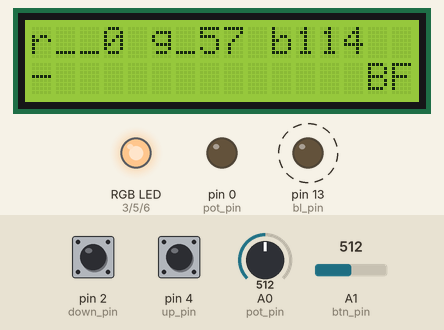
Simulated run of this sketch. Board: Arduino Uno, built with avr-gcc and run on an emulated ATmega328P. Shown: 16×2 character LCD, an RGB LED mixed from three pins (HIGH = lit), output pins drawn as LEDs (lit = HIGH). Dashed ring = blinking. The test bench sets the inputs (shaded band); at power-on: A0 (pot_pin) = 512, A1 (btn_pin) = 512, pin 2 (down_pin) HIGH, pin 4 (up_pin) HIGH. Dim RGB values are drawn brighter than linear; random numbers use the default seed unless the sketch sets one.

Above: at 5.69 s.
5.7 s: A0 (pot_pin) set to 665
At 5.9 s:
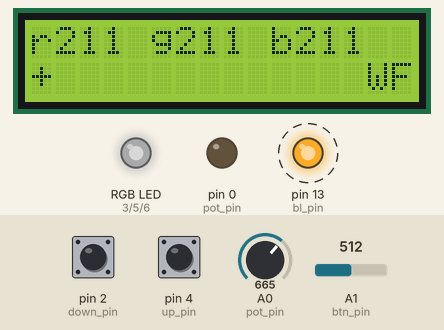
7.5 s: A0 (pot_pin) set to 695
At 7.94 s:
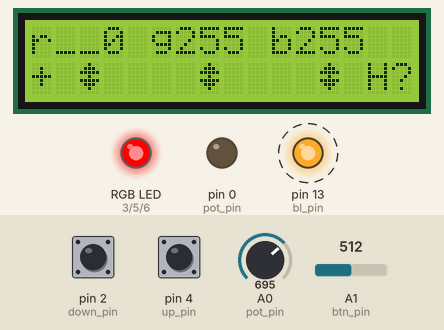
9.5 s: A0 (pot_pin) set to 306
At 9.62 s:
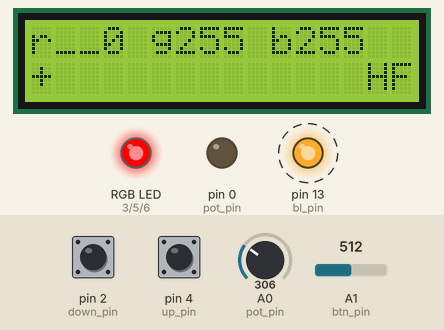
11.4 s: A1 (btn_pin) set to 716
At 11.93 s:
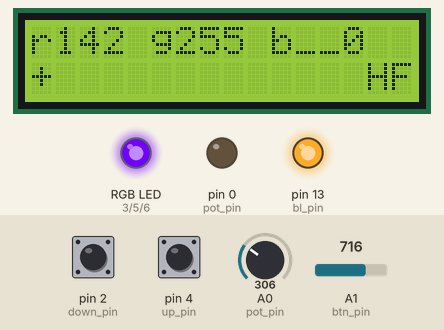
13.3 s: A1 (btn_pin) set to 2
16.3 s: A1 (btn_pin) set to 0
At 17.49 s:
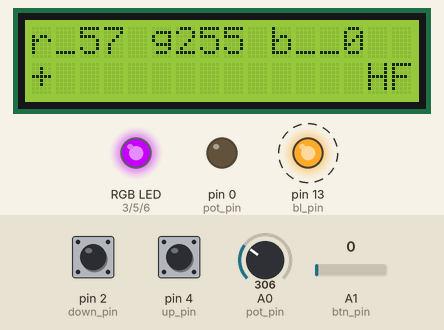
Timing chart, 0 to 21.3 s (numbered marks = the images above; inputs shaded):
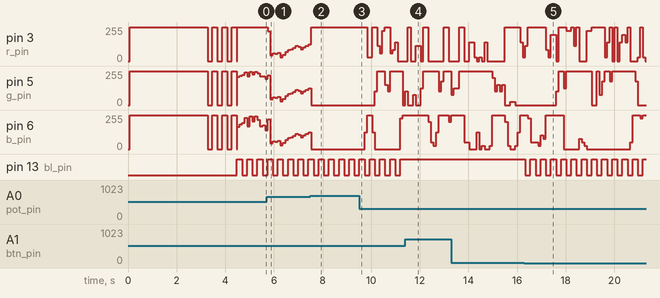

The sketch:

super_color.ino
```cpp
// include the library code:
#include <LiquidCrystal.h>

// pins
const uint8_t pot_pin = 0;
const uint8_t r_pin = 3;
const uint8_t g_pin = 5;
const uint8_t b_pin = 6;
const uint8_t up_pin = 4;
const uint8_t down_pin = 2;
const uint8_t btn_pin = A1;
const uint8_t bl_pin = 13;

// lcd positions
const uint8_t r_pos = 1;
const uint8_t g_pos = 6;
const uint8_t b_pos = 11;
const uint8_t m_pos = 14;

// color values
uint8_t r_val = 255;
uint8_t g_val = 255;
uint8_t b_val = 255;
uint8_t c_val = 255;

const uint8_t numcolors = 64;
const uint8_t colorbytes = 3;

uint8_t current_map[numcolors][colorbytes] = {};

// hue map
uint8_t hue_map[numcolors][colorbytes] = {{255,0,0},{255,26,0},{255,51,0},{255,77,0},{255,102,0},{255,128,0},{255,153,0},{255,179,0},{255,204,0},{255,230,0},{255,255,0},{255,255,0},{227,255,0},{198,255,0},{170,255,0},{142,255,0},{113,255,0},{85,255,0},{57,255,0},{28,255,0},{0,255,0},{0,255,0},{0,255,26},{0,255,51},{0,255,77},{0,255,102},{0,255,128},{0,255,153},{0,255,179},{0,255,204},{0,255,230},{0,255,255},{0,255,255},{0,230,255},{0,204,255},{0,179,255},{0,153,255},{0,128,255},{0,102,255},{0,77,255},{0,51,255},{0,26,255},{0,0,255},{0,0,255},{28,0,255},{57,0,255},{85,0,255},{113,0,255},{142,0,255},{170,0,255},{198,0,255},{227,0,255},{255,0,255},{255,0,255},{255,0,230},{255,0,204},{255,0,179},{255,0,153},{255,0,128},{255,0,102},{255,0,77},{255,0,51},{255,0,26},{255,0,0}};
// orange map
uint8_t orange_map[numcolors][colorbytes] = {{2,0,0},{7,2,0},{12,3,0},{17,4,0},{22,5,0},{27,7,0},{32,8,0},{37,9,0},{42,10,0},{47,12,0},{52,13,0},{56,14,0},{61,15,0},{66,17,0},{71,18,0},{76,19,0},{81,20,0},{86,21,0},{91,23,0},{96,24,0},{101,25,0},{105,26,0},{110,28,0},{115,29,0},{120,30,0},{125,31,0},{130,33,0},{135,34,0},{140,35,0},{145,36,0},{150,38,0},{155,39,0},{159,40,0},{164,41,0},{169,42,0},{174,43,0},{179,45,0},{184,46,0},{189,47,0},{194,48,0},{199,50,0},{203,51,0},{206,53,0},{209,56,0},{211,58,0},{214,61,0},{217,64,0},{219,66,0},{222,69,0},{224,71,0},{227,74,0},{230,77,0},{232,79,0},{235,82,0},{237,84,0},{240,87,0},{242,89,0},{245,92,0},{248,95,0},{250,97,0},{253,100,0},{255,103,0},{255,109,0},{255,116,0},};
// blue map
uint8_t blue_map[numcolors][colorbytes] = {{0,1,3},{0,4,9},{0,8,15},{0,11,21},{0,14,27},{0,17,34},{0,20,40},{0,23,46},{0,26,52},{0,29,59},{0,32,65},{0,35,70},{0,38,76},{0,41,83},{0,44,89},{0,47,95},{0,50,101},{0,53,107},{0,57,114},{0,60,120},{0,63,126},{0,66,131},{0,69,138},{0,72,144},{0,75,150},{0,78,156},{0,81,162},{0,84,169},{0,87,175},{0,90,181},{0,93,187},{0,96,193},{0,99,199},{0,102,205},{0,105,211},{0,108,218},{0,111,224},{0,115,230},{0,118,236},{0,121,242},{0,123,249},{0,127,254},{0,133,255},{0,137,255},{0,143,255},{0,149,255},{0,155,255},{0,161,255},{0,166,255},{0,172,255},{0,178,255},{0,184,255},{0,190,255},{0,195,255},{0,200,255},{0,206,255},{0,212,255},{0,218,255},{0,224,255},{0,229,255},{0,235,255},{0,241,255},{0,247,255},{0,253,255},};
// green map
uint8_t green_map[numcolors][colorbytes] = {{0,2,0},{0,7,0},{0,12,0},{0,16,0},{0,21,0},{0,26,0},{0,31,0},{0,36,0},{0,40,0},{0,44,0},{0,49,0},{0,54,0},{0,58,0},{0,63,0},{0,68,0},{0,73,0},{0,77,0},{0,82,0},{0,87,0},{0,92,0},{0,96,0},{0,101,0},{0,106,0},{0,110,0},{0,114,0},{0,119,0},{0,124,0},{0,129,0},{0,134,0},{0,138,0},{0,143,0},{0,148,0},{0,152,0},{0,157,0},{0,162,0},{0,166,0},{0,171,0},{0,176,0},{0,181,0},{0,186,0},{0,190,0},{0,194,0},{0,199,0},{0,204,0},{0,208,0},{0,213,0},{0,218,0},{0,223,0},{0,227,0},{0,232,0},{0,237,0},{0,242,0},{0,246,0},{0,251,0},{2,255,0},{14,255,0},{28,255,0},{41,255,0},{54,255,0},{67,255,0},{81,255,0},{85,255,0},{107,255,0},{121,255,0},};
// purple map
uint8_t purple_map[numcolors][colorbytes] = {{2,0,2},{6,0,6},{10,0,10},{14,0,14},{18,0,18},{22,0,22},{26,0,26},{30,0,30},{33,0,33},{37,0,37},{41,0,41},{45,0,45},{49,0,49},{53,0,53},{57,0,57},{61,0,61},{66,0,66},{70,0,70},{74,0,74},{78,0,78},{82,0,82},{86,0,86},{90,0,90},{94,0,94},{97,0,97},{101,0,101},{105,0,105},{109,0,109},{113,0,113},{117,0,117},{121,0,121},{125,0,125},{129,1,129},{133,3,133},{137,5,137},{141,7,141},{145,9,145},{149,11,149},{153,13,153},{157,15,157},{161,17,161},{165,19,165},{169,21,169},{173,23,173},{177,25,177},{181,27,181},{185,29,185},{189,31,189},{193,33,193},{197,35,197},{201,37,201},{205,39,205},{209,41,209},{213,43,213},{217,45,217},{221,47,221},{225,49,225},{229,51,229},{233,53,233},{237,55,237},{241,57,241},{245,59,245},{249,61,249},{253,63,253},};

char* c_label = "";
char* o_label = "";

boolean up_act = false;
boolean down_act = false;
boolean fast = false;

long press_millis = 0;
long ms = 0;
long pmc = 0;

unsigned int pval = 0;
unsigned long last_btn = 0;
unsigned int btn_delay = 200; // millis


// initialize the library with the numbers of the interface pins
LiquidCrystal lcd(12, 11, 10, 9, 8, 7);

// up arrow
// __#__
// _###_
// #####
// __#__
// __#__
// __#__
// _____
byte up_arr[8] = {B00100,B01110,B11111,B00100,B00100,B00100,B00000};

// down arrow
// _____
// __#__
// __#__
// __#__
// #####
// _###_
// __#__
byte dn_arr[8] = {B00000,B00100,B00100,B00100,B11111,B01110,B00100};

// wait arrow
// __#__
// _###_
// #####
// __#__
// #####
// _###_
// __#__
byte wt_arr[8] = {B00100,B01110,B11111,B00100,B11111,B01110,B00100};

// minimum arrow
// #####
// ##_##
// ##_##
// ##_##
// _____
// #___#
// ##_##
byte mn_arr[8] = {B11111,B11011,B11011,B11011,B00000,B10001,B11011};

// maximum arrow
// ##_##
// #___#
// _____
// ##_##
// ##_##
// ##_##
// #####
byte mx_arr[8] = {B11011,B10001,B00000,B11011,B11011,B11011,B11111};

unsigned int pcol = 0;

// previous colors
uint8_t p_r = 0;
uint8_t p_g = 0;
uint8_t p_b = 0;
uint8_t p_i = 0;

// current colors
uint8_t c_r = 0;
uint8_t c_g = 0;
uint8_t c_b = 0;
uint8_t c_i = 0;

// display values
uint8_t d_r = 0;
uint8_t d_g = 0;
uint8_t d_b = 0;

uint8_t flare = 0;
uint8_t icol = 0;
uint8_t coldelta = 0;
uint8_t scmode = 0;
uint8_t bstate = 0;
bool blstate = false;

void setup() {
	randomSeed(analogRead(1));
	// set pin modes
	pinMode(pot_pin, OUTPUT);
	pinMode(r_pin, OUTPUT);
	pinMode(g_pin, OUTPUT);
	pinMode(b_pin, OUTPUT);
	pinMode(up_pin, INPUT_PULLUP);
	pinMode(down_pin, INPUT_PULLUP);

	pinMode(btn_pin, INPUT);
	pinMode(bl_pin, OUTPUT);


	// start lcd
	lcd.begin(16, 2);

	// assign arrows to lcd custom characters
	lcd.createChar(1, up_arr);
	lcd.createChar(2, dn_arr);
	lcd.createChar(3, wt_arr);
	lcd.createChar(4, mn_arr);
	lcd.createChar(5, mx_arr);

	setColor(0, 0, 0);

	lcd.clear();

	lcd.setCursor(0,0);
	lcd.print("Knob: set mode");
	lcd.setCursor(0,1);
	lcd.print("Buttons: ");
	lcd.write(byte(1));
	lcd.print("/");
	lcd.write(byte(2));

	delay(3000);

	// blink white 4 times fast
	setColor(0, 0, 0);
	delay(200);
	setColor(255, 255, 255);
	delay(200);
	setColor(0, 0, 0);
	delay(200);
	setColor(255, 255, 255);
	delay(200);
	setColor(0, 0, 0);
	delay(200);
	setColor(255, 255, 255);
	delay(200);
	setColor(0, 0, 0);
	delay(200);
	setColor(255, 255, 255);

	pcol = random(numcolors);

	lcd.clear();
	lcd.setCursor(r_pos - 1, 0);
	lcd.print("r???");

	lcd.setCursor(g_pos - 1, 0);
	lcd.print("g???");

	lcd.setCursor(b_pos - 1, 0);
	lcd.print("b???");
	lcd.setCursor(0,1);
	lcd.print("                ");

	// done
}
/*

Mode Map
0	"W?"	white fader
1	"Y?"	yellow fader
2	"C?"	cyan fader
3	"M?"	magenta fader
4	"H?"	hue map cycle
5	"WF"	white flame
6	"OF"	orange flame
7	"BF"	blue flame
8	"GF"	green flame
9	"PF"	purple flame
10	"HF"	hue flame
11	"XX"	random
12	"R?"	red fader
13	"G?"	green fader
14	"B?"	blue fader
15	unused

*/

void loop() {
	ms = millis();

	lcd.setCursor(0, 1);
	bstate = analogRead(btn_pin);

	// check the button
	if (!bstate > 0 && (ms - last_btn >= btn_delay)) {
		// turn LED on:
		blstate = !blstate;
		lcd.print((blstate ? "+" : "-"));
		digitalWrite(bl_pin, (blstate ? HIGH : LOW));
		last_btn = ms;
	}

	pval = analogRead(pot_pin);
	up_act = !digitalRead(up_pin);
	down_act = !digitalRead(down_pin);

	scmode = constrain(map(pval, 0, 1023, 14, -1), 0, 14);

	switch (scmode) {
		case 0: // buttons control RGB
			c_label = "W?";

			break;
		case 1: // buttons control RG, B=0
			c_label = "Y?";

			if (b_val != 0) {
				b_val = 0;
			}
			if (r_val != g_val) {
				c_val = uint8_t((r_val + g_val) / 2);
			}

			break;
		case 2: // buttons control GB, R=0
			c_label = "C?";

			if (r_val != 0) {
				r_val = 0;
			}
			if (g_val != b_val) {
				c_val = uint8_t((g_val + b_val) / 2);
			}
			break;
		case 3: // buttons control RB, G=0
			c_label = "M?";

			if (g_val != 0) {
				g_val = 0;
			}
			if (r_val != b_val) {
				c_val = uint8_t((r_val + b_val) / 2);
			}

			break;
		case 4: // buttons loop through hue map
			c_label = "H?";

			if (current_map != hue_map) {
				memcpy(current_map, hue_map, sizeof(current_map)); //current_map = hue_map;
				//*current_map = hue_map;
			}

			break;
		case 5: // RGB flicker
			c_label = "WF";

			if (r_val != g_val || g_val != b_val) {
				c_val = uint8_t((r_val + g_val + b_val) / 3);
			}
			break;
		case 6: // orange map
			c_label = "OF";
			if (current_map != orange_map) {
				memcpy(current_map, orange_map, sizeof(current_map)); //current_map = orange_map;
			}
			break;
		case 7: // blue map
			c_label = "BF";
			if (current_map != blue_map) {
				memcpy(current_map, blue_map, sizeof(current_map)); //current_map = blue_map;
				//current_map = blue_map;
			}
			break;
		case 8: //	green map
			c_label = "GF";
			if (current_map != green_map) {
				memcpy(current_map, green_map, sizeof(current_map)); //current_map = green_map;
				//current_map = green_map;
			}
			break;
		case 9: // purple map
			c_label = "PF";
			if (current_map != purple_map) {
				memcpy(current_map, purple_map, sizeof(current_map)); //current_map = purple_map;
				//current_map = purple_map;
			}
			break;
		case 10: // hue map
			c_label = "HF";
			if (current_map != hue_map) {
				memcpy(current_map, hue_map, sizeof(current_map)); //current_map = hue_map;
				//current_map = hue_map;
			}
			break;
		case 11: // random
			c_label = "XX";
			break;
		case 12: // Set R
			c_label = "R?";
			c_val = r_val;
			break;
		case 13: // Set G
			c_label = "G?";
			c_val = g_val;
			break;
		case 14: // Set B
			c_label = "B?";
			c_val = b_val;
			break;
	}

	lcd.setCursor(m_pos, 1);
	lcd.print(c_label);

	// one button pressed
	if ((up_act == true && down_act == false) || (down_act == true && up_act == false)) {
		pmc++;

		if (press_millis == 0) {
			press_millis = ms;
		}

		if (press_millis > 0 && ms - press_millis >= 1000) {
			fast = true;
		}

		// up button pressed
		if (up_act == true && (scmode == 4 || c_val < 255)) {
			c_val++;
		}

		// down button pressed
		if (down_act == true && (scmode == 4 || c_val > 0)) {
			c_val--;
		}
	}

	// neither button pressed
	if (up_act == false && down_act == false) {
		press_millis = 0;
		pmc = 0;
		fast = false;
	}

	// flame modes: 5, 6, 7, 8, 9, 10
	if (c_label[1] == 'F') {
		if (c_label == "WF") {
			coldelta = random(1,4) * random(3,12);
			flare = random(64);
		}
		else {
			coldelta = random(1,3) * random(0, 8);
			flare = random(16);
		}

		if (random(6) < 3) {
			if (c_label == "WF") {
				c_val += coldelta;
			}
			else {
				icol = pcol + coldelta;
			}
		}
		else {
			if (c_label == "WF") {
				c_val -= coldelta;
			}
			else {
				icol = pcol - coldelta;
			}
		}

		if (random(16) == 0) {
			if (c_label == "WF") {
				c_val += flare * 4;
			}
			else {
				icol += flare;
			}
		}

		if (c_label == "WF") {
			r_val = constrain(c_val, 0, 255);
			g_val = r_val;
			b_val = r_val;
		}
		else if (c_label == "HF") {
			if (icol < 0) {
				icol += numcolors;
			}
			if (icol >= numcolors) {
				icol -= numcolors;
			}
		}
		else {
			icol = constrain(icol, 0, numcolors - 1);
		}
	}

	if (scmode == 0) { // "W?"
		r_val = c_val;
		g_val = c_val;
		b_val = c_val;
		setColor(r_val, g_val, b_val);
	}
	else if (scmode == 1) { // "Y?"
		r_val = c_val;
		g_val = c_val;
		b_val = 0;
		setColor(r_val, g_val, b_val);
	}
	else if (scmode == 2) { // "C?"
		r_val = 0;
		g_val = c_val;
		b_val = c_val;
		setColor(r_val, g_val, b_val);
	}
	else if (scmode == 3) { // "M?"
		r_val = c_val;
		g_val = 0;
		b_val = c_val;
		setColor(r_val, g_val, b_val);
	}
	else if (scmode == 4) { // "H?"
		if (c_val > 255) {
			c_val -= 255;
		}
		else if (c_val < 0) {
			c_val += 255;
		}

		icol = map(c_val, 0, 255, 0, numcolors - 1);
	}
	else if (scmode == 5) {
		setColor(r_val, g_val, b_val);
	}

	// mapped modes
	if (scmode == 4 || scmode == 6 || scmode == 7 || scmode == 8 || scmode == 9 || scmode == 10) {
		setColorI(icol);
		r_val = current_map[icol][0];
		g_val = current_map[icol][1];
		b_val = current_map[icol][2];
	}
	else if (scmode == 11) { // random
		r_val = random(255);
		g_val = random(255);
		b_val = random(255);
		setColor(r_val, g_val, b_val);
	}
	else if (scmode == 12) { // "R?"
		r_val = c_val;
		setColor(c_val, g_val, b_val);
	}
	else if (scmode == 13) { // "G?"
		g_val = c_val;
		setColor(r_val, c_val, b_val);
	}
	else if (scmode == 14) { // "B?"
		b_val = c_val;
		setColor(r_val, g_val, c_val);
	}

	d_r = r_val;
	d_g = g_val;
	d_b = b_val;

	pcol = icol;

	// draw r value
	lcd.setCursor(r_pos, 0);
	if (d_r < 100) {
		lcd.print("_");
	}
	if (d_r < 10) {
		lcd.print("_");
	}
	lcd.print(d_r);

	// draw g value
	lcd.setCursor(g_pos, 0);
	if (d_g < 100) {
		lcd.print("_");
	}
	if (d_g < 10) {
		lcd.print("_");
	}
	lcd.print(d_g);

	// draw b value
	lcd.setCursor(b_pos, 0);
	if (d_b < 100) {
		lcd.print("_");
	}
	if (d_b < 10) {
		lcd.print("_");
	}
	lcd.print(d_b);

	//lcd.setCursor(0,1);

	// draw red indicator
	lcd.setCursor(r_pos, 1);

	if (c_label == "R?" || c_label == "W?" || c_label == "Y?" || c_label == "M?") {
		lcd.print((fast && ((up_act && c_val < 255) || (down_act && c_val > 0))) ? "*" : " ");

		if (up_act && !down_act) {
			lcd.write(byte(c_val < 255 ? 1 : 5)); // up_arr or mx_arr
		}
		else if (!up_act && down_act) {
			lcd.write(byte(c_val > 0 ? 2 : 4)); // dn_arr or mn_arr
		}
		else if (!up_act && !down_act) {
		 lcd.write(byte(3)); // wt_arr
		}
		else {
			lcd.print("!");
		}

		lcd.print((fast && ((up_act && c_val < 255) || (down_act && c_val > 0))) ? "*" : " ");
	}
	else if (c_label == "H?") {
		lcd.print((fast && ((up_act && c_val < 255) || (down_act && c_val > 0))) ? "*" : " ");

		if (up_act && !down_act) {
			lcd.write(byte(1)); // up_arr
		}
		else if (!up_act && down_act) {
			lcd.write(byte(2)); // dn_arr
		}
		else if (!up_act && !down_act) {
		 lcd.write(byte(3)); // wt_arr
		}
		else {
			lcd.print("!");
		}

		lcd.print((fast && ((up_act && c_val < 255) || (down_act && c_val > 0))) ? "*" : " ");
	}
	else {
		lcd.print("   ");
	}

	// draw green indicator
	lcd.setCursor(g_pos, 1);

	if (c_label == "G?" || c_label == "W?" || c_label == "Y?" || c_label == "C?") {
		lcd.print((fast && ((up_act && c_val < 255) || (down_act && c_val > 0))) ? "*" : " ");

		if (up_act && !down_act) {
			lcd.write(byte(c_val < 255 ? 1 : 5)); // up_arr or mx_arr
		}
		else if (!up_act && down_act) {
			lcd.write(byte(c_val > 0 ? 2 : 4)); // dn_arr or mn_arr
		}
		else if (!up_act && !down_act) {
		 lcd.write(byte(3)); // wt_arr
		}
		else {
			lcd.print("!");
		}

		lcd.print((fast && ((up_act && c_val < 255) || (down_act && c_val > 0))) ? "*" : " ");
	}
	else if (c_label == "H?") {
		lcd.print((fast && ((up_act && c_val < 255) || (down_act && c_val > 0))) ? "*" : " ");

		if (up_act && !down_act) {
			lcd.write(byte(1)); // up_arr
		}
		else if (!up_act && down_act) {
			lcd.write(byte(2)); // dn_arr
		}
		else if (!up_act && !down_act) {
		 lcd.write(byte(3)); // wt_arr
		}
		else {
			lcd.print("!");
		}

		lcd.print((fast && ((up_act && c_val < 255) || (down_act && c_val > 0))) ? "*" : " ");
	}
	else {
		lcd.print("   ");
	}

	// draw blue indicator
	lcd.setCursor(b_pos, 1);

	if (c_label == "B?" || c_label == "W?" || c_label == "M?" || c_label == "C?") {
		lcd.print((fast && ((up_act && c_val < 255) || (down_act && c_val > 0))) ? "*" : " ");

		if (up_act && !down_act) {
			lcd.write(byte(c_val < 255 ? 1 : 5)); // up_arr or mx_arr
		}
		else if (!up_act && down_act) {
			lcd.write(byte(c_val > 0 ? 2 : 4)); // dn_arr or mn_arr
		}
		else if (!up_act && !down_act) {
		 lcd.write(byte(3)); // wt_arr
		}
		else {
			lcd.print("!");
		}

		lcd.print((fast && ((up_act && c_val < 255) || (down_act && c_val > 0))) ? "*" : " ");
	}
	else if (c_label == "H?") {
		lcd.print((fast && ((up_act && c_val < 255) || (down_act && c_val > 0))) ? "*" : " ");

		if (up_act && !down_act) {
			lcd.write(byte(1)); // up_arr
		}
		else if (!up_act && down_act) {
			lcd.write(byte(2)); // dn_arr
		}
		else if (!up_act && !down_act) {
		 lcd.write(byte(3)); // wt_arr
		}
		else {
			lcd.print("!");
		}

		lcd.print((fast && ((up_act && c_val < 255) || (down_act && c_val > 0))) ? "*" : " ");
	}
	else {
		lcd.print("   ");
	}

	if (c_label[1] != '?' || fast == false) {
		delay(100);
	}
	else {
		delay(5);
	}
}

void setColor(int rv, int gv, int bv) {
	analogWrite(r_pin, 255 - rv);
	analogWrite(g_pin, 255 - gv);
	analogWrite(b_pin, 255 - bv);
}

void setColorI(int i) {
	analogWrite(r_pin, 255 - current_map[i][0]);
	analogWrite(g_pin, 255 - current_map[i][1]);
	analogWrite(b_pin, 255 - current_map[i][2]);
}
```

Measured:
- the behaviour switches between 681 and 682 on A0 (pot_pin) (found by bisection; images 1 and 2)
- the behaviour switches between 1 and 0 on A1 (btn_pin) (found by bisection; images 4 and 5)
- after the input at 5.7 s, pin 3 (r_pin): 255/255 → 225/255 at once, → 44/255 0.10 s later, → 60/255 0.11 s later, → 55/255 0.10 s later, … (17 changes in this stretch)
- after the input at 16.3 s, pin 13 (bl_pin): alternates HIGH for 0.21 s and LOW for 0.21 s, starting at once
- by itself, pin 3 (r_pin): alternates 255/255 for 0.20 s and 0/255 for 0.20 s, 6 changes in all, then stays 255/255
- by itself, pin 13 (bl_pin): alternates HIGH for 0.21 s and LOW for 0.21 s
